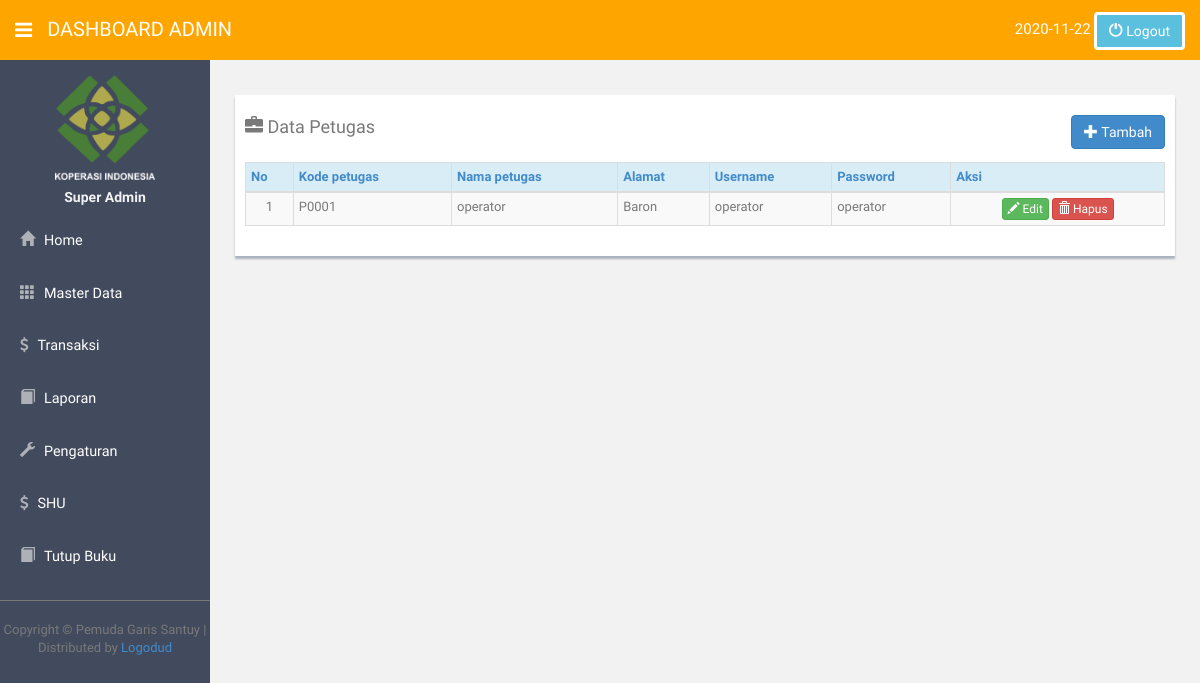
The app's page /index.php?pilih=4.7 (signed in) with its own data.
### tables this page shows
CREATE TABLE `t_petugas` (
  `kode_petugas` char(5) NOT NULL,
  `nama_petugas` varchar(50) NOT NULL,
  `alamat_petugas` varchar(100) NOT NULL,
  `no_telp` varchar(12) NOT NULL,
  `jenis_kelamin` varchar(10) NOT NULL,
  `u_entry` varchar(50) NOT NULL,
  `tgl_entri` date NOT NULL
);

CREATE TABLE `t_user` (
  `kode_user` char(5) NOT NULL,
  `kode_petugas` varchar(10) NOT NULL,
  `username` varchar(50) NOT NULL,
  `password` varchar(50) NOT NULL,
  `nama` varchar(20) NOT NULL,
  `tgl_entri` date NOT NULL,
  `foto` varchar(100) NOT NULL,
  `level` char(10) NOT NULL
);

### petugas/mst_petugas.php (the view, shortened to what this page needs)
<?php
	$aksi=$_GET['aksi'];
?>
</head>
<?php
	if(empty($aksi)){
?>
<body>
<div class="row mt">
 <div class="col-lg-12">
  <div class="form-panel">
   <h4 class="mb"><span class='glyphicon glyphicon-briefcase'></span> Data Petugas<span style="float:right;">
<a href="index.php?pilih=4.7&aksi=tambah" class="btn btn-primary"><span class='glyphicon glyphicon-plus'></span> Tambah</a>
                    </span></h4>
<form class="form-inline" role="form">
  <table class="table table-bordered table-striped table-condensed">
    <thead>
		<tr class="info">
             <th><a href="#">No</a></th>
             <th><a href="#">Kode petugas</a></th>
             <th><a href="#">Nama petugas</a></th>
             <th><a href="#">Alamat</a></th>
             <th><a href="#">Username</a></th>
             <th><a href="#">Password</a></th>
             <th colspan="3"><a>Aksi</a></th>
       	</tr>
    </thead><tbody><?php
		$query=mysql_query("SELECT * FROM t_petugas
							ORDER BY kode_petugas ASC");
	$no=1;
	while($data=mysql_fetch_array($query)){
?>
    	<tr>
			<td align="center"	><?php echo $no;?></td>
            <td><?php echo $lagi=$data['kode_petugas'];?></td>
            <td><?php echo $data['nama_petugas'];?></td>
            <td><?php echo $data['alamat_petugas'];?></td>
            <?php $cinta=mysql_fetch_array(mysql_query("SELECT * from t_user where kode_petugas='$lagi' "));
             ?>
            <td><?php echo $cinta['username'];?></td>
            <td><?php echo $cinta['password'];?></td>
            <td align="center">
	<a class="btn btn-success btn-xs" href="index.php?pilih=4.7&aksi=ubah&kode_petugas=<?php echo $data['kode_petugas'];?>"><i class="glyphicon glyphicon-pencil"></i> Edit</a>
    <a class="btn btn-danger btn-xs" href="petugas/proses_petugas.php?pros=hapus&kode_petugas=<?php echo $lagi;?>"><i class="glyphicon glyphicon-trash"></i> Hapus</a>
			</td>
        </tr>
<?php
	$no++; }
?>
</tbody>
</table></form></div></div></div>
<?php
	}
?>

### Theme/assets/css/style.css (style rules this page uses)
body { color: #797979; background: #f2f2f2; font-family: 'Ruda', sans-serif; padding: 0px !important; margin: 0px !important; font-size:13px; }
a, a:hover, a:focus { text-decoration: none; outline: none; }
.mt { margin-top: 25px; }
.mb { margin-bottom: 25px; }
.form-panel { background: #ffffff; margin: 10px; padding: 10px; box-shadow: 0px 3px 2px #aab2bd; text-align: left; }

### records on screen
t_petugas: kode_petugas "P0001", nama_petugas "operator", alamat_petugas "Baron", t_user.username "operator", t_user.password "operator"

### other values on screen
$_SESSION['level'] "ADMIN"
$_SESSION['kopname'] "Super Admin"
